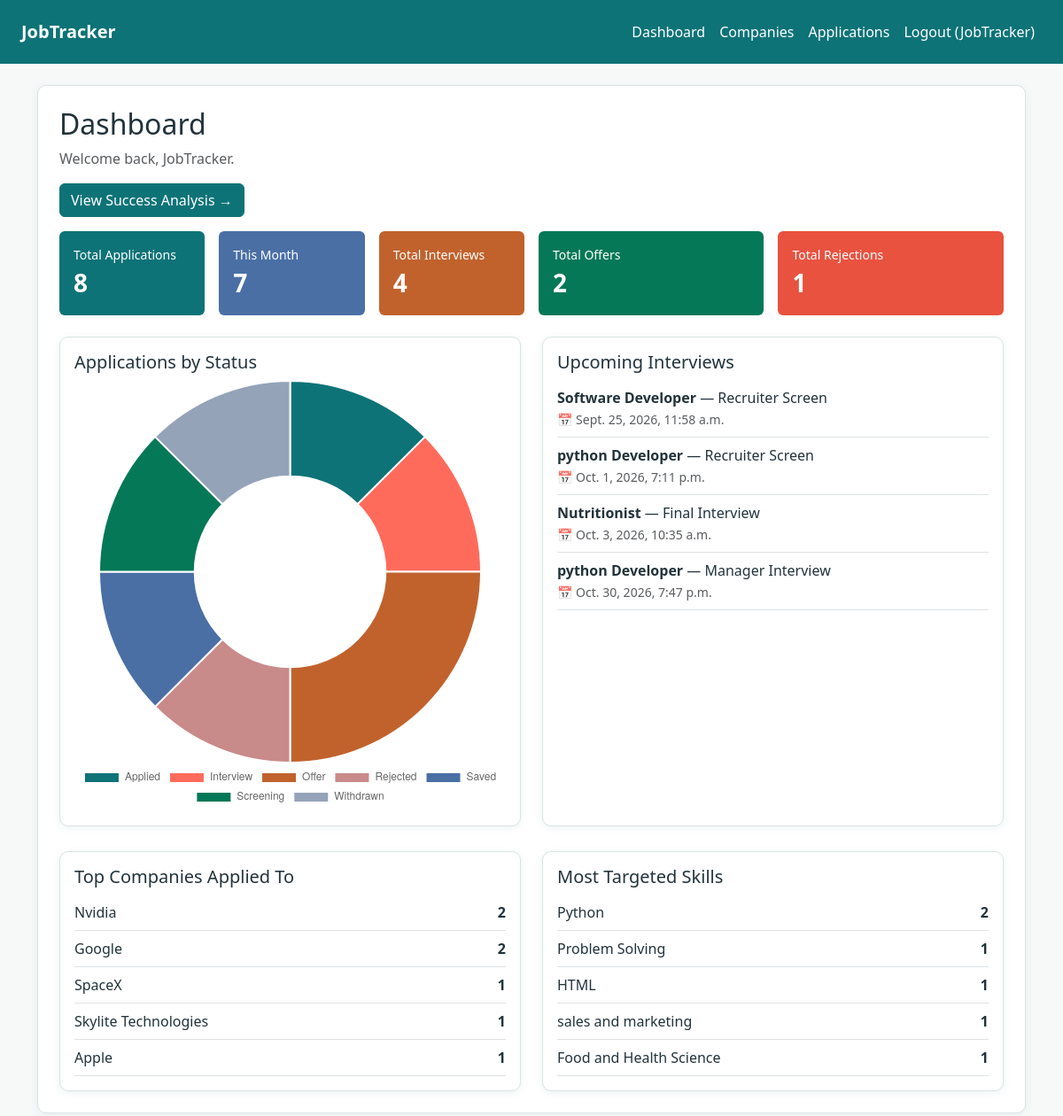
The page /dashboard/ (signed in) on the database its author committed.
### tracker/models.py (models this page shows, shortened)
class Interview(models.Model):
    class InterviewType(models.TextChoices):
        RECRUITER = "Recruiter Screen", "Recruiter Screen"
        TECHNICAL = "Technical Interview", "Technical Interview"
        MANAGER = "Manager Interview", "Manager Interview"
        FINAL = "Final Interview", "Final Interview"
    class Status(models.TextChoices):
        SCHEDULED = "Scheduled", "Scheduled"
        COMPLETED = "Completed", "Completed"
        CANCELLED = "Cancelled", "Cancelled"
        RESCHEDULED = "Rescheduled", "Rescheduled"
    application = models.ForeignKey(
        JobApplication,
        on_delete=models.CASCADE,
        related_name="interviews"
    )
    interview_type = models.CharField(
        max_length=30,
        choices=InterviewType.choices
    )
    interview_date = models.DateTimeField()
    interviewer = models.CharField(
        max_length=200,
        blank=True
    )
    status = models.CharField(
        max_length=20,
        choices=Status.choices,
        default=Status.SCHEDULED
    )
    notes = models.TextField(blank=True)
    created_at = models.DateTimeField(auto_now_add=True)
    updated_at = models.DateTimeField(auto_now=True)
    class Meta:
        ordering = ["interview_date"]

class JobApplication(models.Model):
    class Status(models.TextChoices):
        SAVED = "Saved", "Saved"
        APPLIED = "Applied", "Applied"
        SCREENING = "Screening", "Screening"
        INTERVIEW = "Interview", "Interview"
        OFFER = "Offer", "Offer"
        REJECTED = "Rejected", "Rejected"
        WITHDRAWN = "Withdrawn", "Withdrawn"
    user = models.ForeignKey(
        settings.AUTH_USER_MODEL,
        on_delete=models.CASCADE,
        related_name="job_applications"
    )
    company = models.ForeignKey(
        Company,
        on_delete=models.PROTECT,
        related_name="applications"
    )
    job_title = models.CharField(max_length=200)
    job_url = models.URLField(blank=True)
    location = models.CharField(max_length=200, blank=True)
    salary_min = models.DecimalField(
        max_digits=12,
        decimal_places=2,
        null=True,
        blank=True
    )
    salary_max = models.DecimalField(
        max_digits=12,
        decimal_places=2,
        null=True,
        blank=True
    )
    skills = models.ManyToManyField(
        Skill,
        blank=True,
        related_name="applications"
    )
    application_date = models.DateField()
    status = models.CharField(
        max_length=20,
        choices=Status.choices,
        default=Status.SAVED
    )
    notes = models.TextField(blank=True)
    created_at = models.DateTimeField(auto_now_add=True)
    updated_at = models.DateTimeField(auto_now=True)
    class Meta:
        ordering = ["-application_date", "-created_at"]
        indexes = [
            models.Index(fields=["user", "status"]),
            models.Index(fields=["user", "application_date"]),
            models.Index(fields=["company", "application_date"]),
        ]

class Skill(models.Model):
    user = models.ForeignKey(
        settings.AUTH_USER_MODEL,
        on_delete=models.CASCADE,
        related_name="skills"
    )
    name = models.CharField(max_length=100)
    class Meta:
        ordering = ["name"]
        constraints = [
            models.UniqueConstraint(
                fields=["user", "name"],
                name="unique_skill_per_user"
            )
        ]

### tracker/views.py (the view)
# urls.py: path("dashboard/", views.dashboard_view, name="dashboard"),
@login_required
def dashboard_view(request):
    user = request.user
    today = timezone.now().date()
    applications = JobApplication.objects.filter(user=user)
    total_applications = applications.count()
    applications_this_month = applications.filter(
        application_date__year=today.year,
        application_date__month=today.month
    ).count()
    total_interviews = Interview.objects.filter(application__user=user).count()
    total_offers = applications.filter(status=JobApplication.Status.OFFER).count()
    total_rejections = applications.filter(status=JobApplication.Status.REJECTED).count()
    status_breakdown = applications.values("status").annotate(count=Count("id")).order_by("status")
    monthly_breakdown = (
        applications
        .annotate(month=TruncMonth("application_date"))
        .values("month")
        .annotate(count=Count("id"))
        .order_by("month")
    )
    top_companies = (
        applications.values("company__name")
        .annotate(count=Count("id"))
        .order_by("-count")[:5]
    )
    top_skills = (
        Skill.objects.filter(applications__user=user)
        .annotate(count=Count("applications"))
        .order_by("-count")[:5]
    )
    upcoming_interviews = (
        Interview.objects.filter(application__user=user, interview_date__gte=timezone.now())
        .select_related("application")
        .order_by("interview_date")[:5]
    )
    chart_labels = [item["status"] for item in status_breakdown]
    chart_data = [item["count"] for item in status_breakdown]
    context = {
        "total_applications": total_applications,
        "applications_this_month": applications_this_month,
        "total_interviews": total_interviews,
        "total_offers": total_offers,
        "total_rejections": total_rejections,
        "status_breakdown": status_breakdown,
        "monthly_breakdown": monthly_breakdown,
        "top_companies": top_companies,
        "top_skills": top_skills,
        "upcoming_interviews": upcoming_interviews,
        "chart_labels": chart_labels,
        "chart_data": chart_data,
    }
    return render(request, "tracker/dashboard.html", context)

### tracker/templates/tracker/dashboard.html (shortened to what this page needs)
{% extends 'tracker/base.html' %}
{% block content %}
<h2>Dashboard</h2>
<p class="text-muted">Welcome back, {{ user.username }}.</p>
<a href="{% url 'success_analysis' %}" class="btn btn-primary mb-3">View Success Analysis →</a>
<div class="row g-3 mb-4">
    <div class="col-md-2">
        <div class="p-3 rounded text-white" style="background-color:#0d7377;">
            <div class="small">Total Applications</div>
            <div class="fs-3 fw-bold">{{ total_applications }}</div>
        </div>
    </div>
    <div class="col-md-2">
        <div class="p-3 rounded text-white" style="background-color:#4a6fa5;">
            <div class="small">This Month</div>
            <div class="fs-3 fw-bold">{{ applications_this_month }}</div>
        </div>
    </div>
    <div class="col-md-2">
        <div class="p-3 rounded text-white" style="background-color:#c1622d;">
            <div class="small">Total Interviews</div>
            <div class="fs-3 fw-bold">{{ total_interviews }}</div>
        </div>
    </div>
    <div class="col-md-3">
        <div class="p-3 rounded text-white" style="background-color:#047857;">
            <div class="small">Total Offers</div>
            <div class="fs-3 fw-bold">{{ total_offers }}</div>
        </div>
    </div>
    <div class="col-md-3">
        <div class="p-3 rounded text-white" style="background-color:#e8523f;">
            <div class="small">Total Rejections</div>
            <div class="fs-3 fw-bold">{{ total_rejections }}</div>
        </div>
    </div>
</div>
<div class="row g-4">
    <div class="col-md-6">
        <div class="card-tracker p-3 h-100">
            <h5>Applications by Status</h5>
            <canvas id="statusChart" height="220"></canvas>
        </div>
    </div>
    <div class="col-md-6">
        <div class="card-tracker p-3 h-100">
            <h5>Upcoming Interviews</h5>
            {% for interview in upcoming_interviews %}
                <div class="border-bottom py-2">
                    <strong>{{ interview.application.job_title }}</strong> — {{ interview.interview_type }}<br>
                    <small class="text-muted">📅 {{ interview.interview_date }}</small>
                </div>
            {% empty %}
                <p class="text-muted">No upcoming interviews scheduled.</p>
            {% endfor %}
        </div>
    </div>
</div>
<div class="row g-4 mt-1">
    <div class="col-md-6">
        <div class="card-tracker p-3 h-100">
            <h5>Top Companies Applied To</h5>
            {% for company in top_companies %}
                <div class="d-flex justify-content-between border-bottom py-2">
                    <span>{{ company.company__name }}</span>
                    <span class="fw-bold">{{ company.count }}</span>
                </div>
            {% empty %}
                <p class="text-muted">No data yet.</p>
            {% endfor %}
        </div>
    </div>
    <div class="col-md-6">
        <div class="card-tracker p-3 h-100">
            <h5>Most Targeted Skills</h5>
            {% for skill in top_skills %}
                <div class="d-flex justify-content-between border-bottom py-2">
                    <span>{{ skill.name }}</span>
                    <span class="fw-bold">{{ skill.count }}</span>
                </div>
            {% empty %}
                <p class="text-muted">No data yet.</p>
            {% endfor %}
        </div>
    </div>
</div>
<script>
    const labels = JSON.parse(document.getElementById('chart-labels').textContent);
    const data = JSON.parse(document.getElementById('chart-data').textContent);
    new Chart(document.getElementById('statusChart'), {
        type: 'doughnut',
        data: {
            labels: labels,
            datasets: [{
                data: data,
                backgroundColor: ['#0d7377', '#ff6b5b', '#c1622d', '#c98a8a', '#4a6fa5', '#047857', '#94a3b8']
            }]
        },
        options: {
            responsive: true,
            plugins: { legend: { position: 'bottom' } }
        }
    });
</script>
{% endblock %}

### tracker/templates/tracker/base.html (shortened to what this page needs)
{% load static %}
<!DOCTYPE html>
<html lang="en">
<head>
    <link href="https://cdn.jsdelivr.net/npm/bootstrap@5.3.3/dist/css/bootstrap.min.css" rel="stylesheet">
</head>
<body>
    <nav class="navbar navbar-expand-lg navbar-tracker px-4 py-3 mb-4">
        <a class="navbar-brand fw-bold" href="{% if user.is_authenticated %}{% url 'dashboard' %}{% else %}{% url 'login' %}{% endif %}">
            JobTracker
        </a>
        <div class="collapse navbar-collapse justify-content-end">
            <ul class="navbar-nav">
                {% if user.is_authenticated %}
                    <li class="nav-item"><a class="nav-link" href="{% url 'dashboard' %}">Dashboard</a></li>
                    <li class="nav-item"><a class="nav-link" href="{% url 'company_list' %}">Companies</a></li>
                    <li class="nav-item"><a class="nav-link" href="{% url 'application_list' %}">Applications</a></li>
                    <li class="nav-item">
                        <form method="post" action="{% url 'logout' %}" class="d-inline">
                            <button type="submit" class="nav-link" style="background: none; border: none; color: #fff; cursor: pointer;">
                                Logout ({{ user.username }})
                            </button>
                        </form>
                    </li>
                {% else %}
                    <li class="nav-item"><a class="nav-link" href="{% url 'login' %}">Login</a></li>
                    <li class="nav-item"><a class="nav-link" href="{% url 'register' %}">Register</a></li>
                {% endif %}
            </ul>
        </div>
    </nav>
    <div class="container">
        <div class="card-tracker p-4 mb-4">
            {% block content %}{% endblock %}
        </div>
    </div>
</body>
</html>

### tracker/templates/tracker/base.html (style rules this page uses)
:root { --teal: #0d7377; --teal-dark: #0a5c60; --coral: #ff6b5b; --coral-dark: #e8523f; --rust: #c1622d; --rust-dark: #a34f22; --dusty-rose: #c98a8a; --dusty-rose-dark: #b06f6f; --bg: #f7f9f9; --text: #22333b; --border: #d9e4e3; }
body { background-color: var(--bg); color: var(--text); font-family: 'Segoe UI', Arial, sans-serif; }
.navbar-tracker { background-color: var(--teal); }
.navbar-tracker .navbar-brand, .navbar-tracker .nav-link { color: #ffffff !important; }
.btn-primary { background-color: var(--teal); border-color: var(--teal); }
.card-tracker { background: #ffffff; border: 1px solid var(--border); border-radius: 10px; box-shadow: 0 2px 8px rgba(13, 115, 119, 0.08); }
a { color: var(--teal); }

### rows shown on the page
Interview: application.job_title "Software Developer", interview_type "Recruiter Screen", interview_date "Sept. 25, 2026, 11:58 a.m."
Interview: application.job_title "python Developer", interview_type "Recruiter Screen", interview_date "Oct. 1, 2026, 7:11 p.m."
Interview: application.job_title "Nutritionist", interview_type "Final Interview", interview_date "Oct. 3, 2026, 10:35 a.m."
Interview: application.job_title "python Developer", interview_type "Manager Interview", interview_date "Oct. 30, 2026, 7:47 p.m."
Skill: name "Python", count "2"
Skill: name "Problem Solving", count "1"
Skill: name "HTML", count "1"
Skill: name "sales and marketing", count "1"
Skill: name "Food and Health Science", count "1"

### other values the page prints
{{ user.username }} "JobTracker"
{{ total_applications }} "8"
{{ applications_this_month }} "7"
{{ total_interviews }} "4"
{{ total_offers }} "2"
{{ total_rejections }} "1"
{{ company.company__name }} "Nvidia" "Google" "SpaceX" "Skylite Technologies" "Apple"
{{ company.count }} "2" "2" "1" "1" "1"
